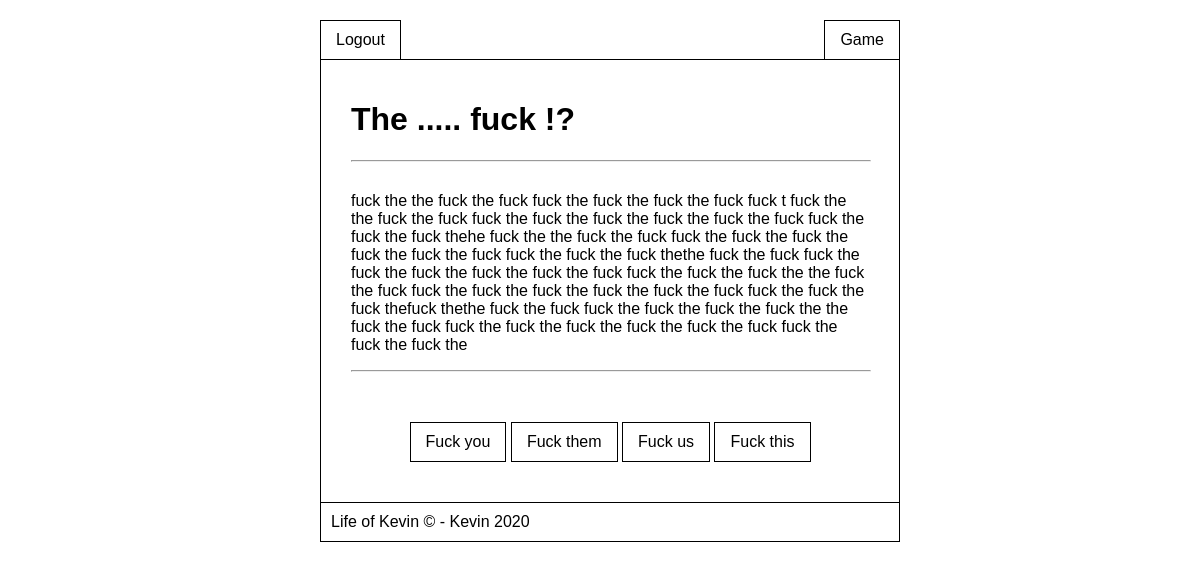
Page /?page=game (signed in) on the committed database.
### tables this page shows
CREATE TABLE `parts` (
  `id` int(11) NOT NULL AUTO_INCREMENT,
  `title` varchar(30) NOT NULL,
  `text` text NOT NULL,
  PRIMARY KEY (`id`)
);

CREATE TABLE `answers` (
  `id` int(11) NOT NULL AUTO_INCREMENT,
  `text` text NOT NULL,
  `effects` text NOT NULL,
  `part` int(11) NOT NULL,
  `next` int(11) NOT NULL,
  PRIMARY KEY (`id`)
);

### game/game.php (the view, shortened to what this page needs)
<?php
if (isset($_SESSION['logged_user'])) {
    $result = spustit_sql($databaze, "SELECT * FROM users WHERE id=". $_SESSION['logged_user']);
    if (count($result) === 0) {
        echo "<h3 class='warning' >Login first..!</h3>";
        die();
    } else {
        $logged_user = $result[0];
    }
} else {
    echo "<h3 class='warning' >Login first..!</h3>";
    die();
}
$part = spustit_sql($databaze, "SELECT * FROM parts WHERE id=" . $logged_user['position'])[0];
$answers = spustit_sql($databaze, "SELECT * FROM answers WHERE part=" . $logged_user['position']);
?>
<h1> <?= $part['title'] ?> </h1>
<hr>
<p> <?= $part['text'] ?> </p>
<hr>
<div class="answers">
    <?php foreach($answers as $answer) { ?>
        <a href="?page=game&answer=<?= $answer['id'] ?>">
            <?= $answer['text'] ?>
        </a>
    <?php } ?>
</div>

### header.php (shortened to what this page needs)
<!DOCTYPE html>
<html>
    <head>
        <link rel="stylesheet" href="styl.css">
    </head>
    <body>
        <div class="container">
            <nav>
                <?php if(isset($_SESSION['logged_user'])) { ?>
                    <a href="?page=logout">Logout</a>
                <?php } else { ?>
                    <a href="?page=login">Login</a>
                    <a href="?page=register">Register</a>
                <?php } ?>
                <a class="right" href="?page=game">Game</a>
            </nav>

### index.php (shortened to what this page needs)
<?php
function spustit_sql($db, $sql) {
    $result = $db->query($sql);
    if ($result === false) {
        echo($db->error . " - chyba v dotazu: " . $sql);
        die();
    }else if ($result === true){
        return;
    }else {
        return $result->fetch_all(MYSQLI_ASSOC);
    }
}
switch($_GET['page'])
{
    case 'game':
        $route = 'game/game.php';
    break;
}
include_once 'header.php'; ?>
<div class="content">
    <?php
        include_once $route;
    ?>
</div>
<?php
    include_once 'footer.php';
?>

### footer.php (shortened to what this page needs)
            <footer>
                Life of Kevin &copy; - Kevin 2020
            </footer>
            </div>
    <body>
</html>

### styl.css (style rules this page uses)
* { font-family: Arial; }
.container { max-width: 600px; margin: auto; }
.content, footer { border: 1px black solid; padding: 10px; margin-top: -1px; margin-left: 20px; }
.content { padding: 20px 30px; }
a, .button { padding: 10px 15px; border: 1px black solid; text-decoration: none; color: black; display: inline-block; }
nav { margin-left: 20px; margin-top: 20px; }
.right { float: right; }
hr { margin: 10px 0 30px 0; width: 100%; }
.answers { text-align: center; padding: 20px 0; }

### rows in the picture
parts: title "The ..... fuck !?", text "fuck the the fuck the fuck fuck the fuck the fuck the fuck fuck t fuck the the fuck the fuck fuck the fuck the fuck the fuck the fuck the fuck fuck the fuck the fuck thehe fuck the the fuck the fuck fuck the fuck the fuck the fuck the fuck the fuck fuck the fuck the fuck thethe fuck the fuck fuck the fuck the fuck the fuck the fuck the fuck fuck the fuck the fuck the the fuck the fuck fuck the fuck the fuck the fuck the fuck the fuck fuck the fuck the fuck thefuck thethe fuck the fuck fuck the fuck the fuck the fuck the the fuck the fuck fuck the fuck the fuck the fuck the fuck the fuck fuck the fuck the fuck the"
answers: text "Fuck you"
answers: text "Fuck them"
answers: text "Fuck us"
answers: text "Fuck this"
